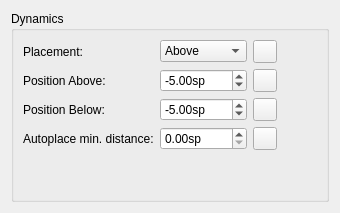
      <widget class="QWidget" name="page_5">
       <layout class="QVBoxLayout" name="verticalLayout_49">
        <item>
         <widget class="QGroupBox" name="groupBox_31">
          <property name="title">
           <string>Dynamics</string>
          </property>
          <layout class="QGridLayout" name="gridLayout_22">
           <item row="3" column="0">
            <widget class="QLabel" name="label_118">
             <property name="text">
              <string>Autoplace min. distance:</string>
             </property>
             <property name="buddy">
              <cstring>dynamicsMinDistance</cstring>
             </property>
            </widget>
           </item>
           <item row="3" column="1">
            <widget class="QDoubleSpinBox" name="dynamicsMinDistance">
             <property name="suffix">
              <string extracomment="spatium unit">sp</string>
             </property>
             <property name="minimum">
              <double>0.000000000000000</double>
             </property>
             <property name="maximum">
              <double>1000.000000000000000</double>
             </property>
             <property name="singleStep">
              <double>0.200000000000000</double>
             </property>
             <property name="value">
              <double>0.000000000000000</double>
             </property>
            </widget>
           </item>
           <item row="3" column="3">
            <spacer name="horizontalSpacer_30">
             <property name="orientation">
              <enum>Qt::Horizontal</enum>
             </property>
             <property name="sizeHint" stdset="0">
              <size>
               <width>40</width>
               <height>20</height>
              </size>
             </property>
            </spacer>
           </item>
           <item row="4" column="0">
            <spacer name="verticalSpacer_22">
             <property name="orientation">
              <enum>Qt::Vertical</enum>
             </property>
             <property name="sizeHint" stdset="0">
              <size>
               <width>20</width>
               <height>40</height>
              </size>
             </property>
            </spacer>
           </item>
           <item row="3" column="2">
            <widget class="QToolButton" name="resetDynamicsMinDistance">
             <property name="toolTip">
              <string>Reset to default</string>
             </property>
             <property name="accessibleName">
              <string>Reset 'Autoplace min. distance' value</string>
             </property>
             <property name="text">
              <string notr="true"/>
             </property>
             <property name="icon">
              <iconset resource="musescore.qrc">
               <normaloff>:/data/icons/edit-reset.svg</normaloff>:/data/icons/edit-reset.svg</iconset>
             </property>
            </widget>
           </item>
           <item row="1" column="1">
            <widget class="QDoubleSpinBox" name="dynamicsPosAbove">
             <property name="suffix">
              <string extracomment="spatium unit">sp</string>
             </property>
             <property name="minimum">
              <double>-1000.000000000000000</double>
             </property>
             <property name="maximum">
              <double>1000.000000000000000</double>
             </property>
             <property name="value">
              <double>-5.000000000000000</double>
             </property>
            </widget>
           </item>
           <item row="1" column="2">
            <widget class="QToolButton" name="resetDynamicsPosAbove">
             <property name="toolTip">
              <string>Reset to default</string>
             </property>
             <property name="accessibleName">
              <string>Reset 'Position above' value</string>
             </property>
             <property name="text">
              <string notr="true"/>
             </property>
             <property name="icon">
              <iconset resource="musescore.qrc">
               <normaloff>:/data/icons/edit-reset.svg</normaloff>:/data/icons/edit-reset.svg</iconset>
             </property>
            </widget>
           </item>
           <item row="0" column="1">
            <widget class="QComboBox" name="dynamicsPlacement">
             <item>
              <property name="text">
               <string notr="true">Above</string>
              </property>
             </item>
             <item>
              <property name="text">
               <string notr="true">Below</string>
              </property>
             </item>
            </widget>
           </item>
           <item row="0" column="0">
            <widget class="QLabel" name="label_126">
             <property name="text">
              <string>Placement:</string>
             </property>
             <property name="buddy">
              <cstring>dynamicsPlacement</cstring>
             </property>
            </widget>
           </item>
           <item row="0" column="2">
            <widget class="QToolButton" name="resetDynamicsPlacement">
             <property name="toolTip">
              <string>Reset to default</string>
             </property>
             <property name="accessibleName">
              <string>Reset 'Placement' value</string>
             </property>
             <property name="text">
              <string notr="true"/>
             </property>
             <property name="icon">
              <iconset resource="musescore.qrc">
               <normaloff>:/data/icons/edit-reset.svg</normaloff>:/data/icons/edit-reset.svg</iconset>
             </property>
            </widget>
           </item>
           <item row="1" column="0">
            <widget class="QLabel" name="label_138">
             <property name="text">
              <string>Position Above:</string>
             </property>
            </widget>
           </item>
           <item row="2" column="0">
            <widget class="QLabel" name="label_141">
             <property name="text">
              <string>Position Below:</string>
             </property>
            </widget>
           </item>
           <item row="2" column="1">
            <widget class="QDoubleSpinBox" name="dynamicsPosBelow">
             <property name="suffix">
              <string extracomment="spatium unit">sp</string>
             </property>
             <property name="minimum">
              <double>-1000.000000000000000</double>
             </property>
             <property name="maximum">
              <double>1000.000000000000000</double>
             </property>
             <property name="value">
              <double>-5.000000000000000</double>
             </property>
            </widget>
           </item>
           <item row="2" column="2">
            <widget class="QToolButton" name="resetDynamicsPosBelow">
             <property name="toolTip">
              <string>Reset to default</string>
             </property>
             <property name="accessibleName">
              <string>Reset 'Position below' value</string>
             </property>
             <property name="text">
              <string notr="true"/>
             </property>
             <property name="icon">
              <iconset resource="musescore.qrc">
               <normaloff>:/data/icons/edit-reset.svg</normaloff>:/data/icons/edit-reset.svg</iconset>
             </property>
            </widget>
           </item>
          </layout>
         </widget>
        </item>
       </layout>
      </widget>
